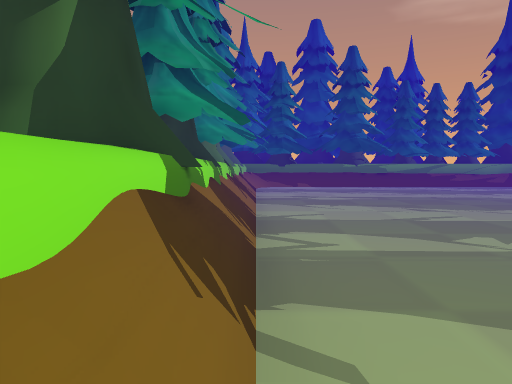
view 1 (above)

15 first-person views from a walk through a Unity game level. The camera is 1.3 m above the floor, tilts 4° down and sees 70° across. The floor is counted in squares, 2 m on a side. Each view is taken from the middle of a square. On the plan, view 1 faces up. The plan holds only what a view shows up to about 11 squares ahead; the rest is blank. The place goes on beyond the plan. The player character is not drawn.

view 2
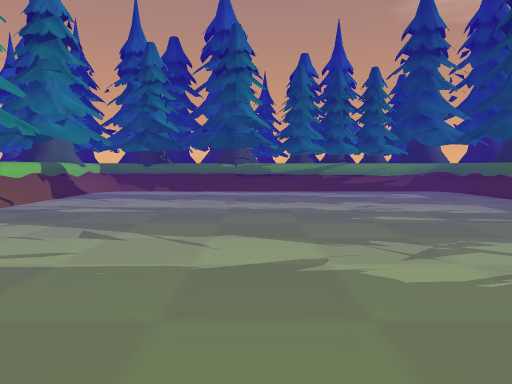

view 3
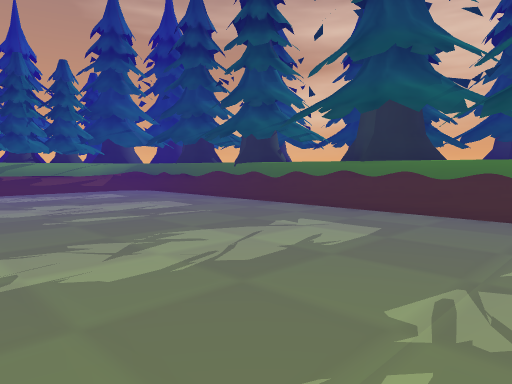

view 4
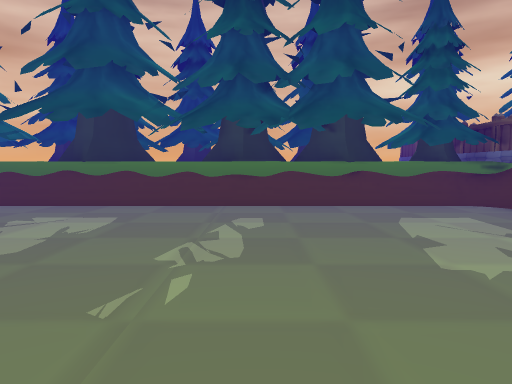

view 5
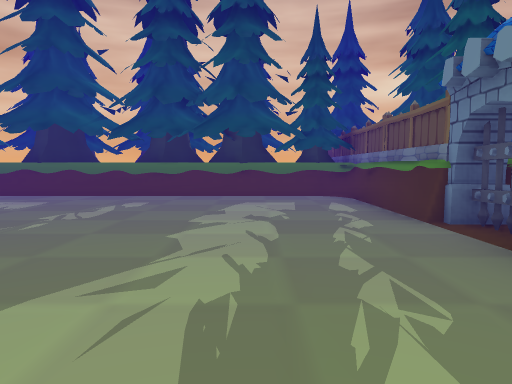

view 6
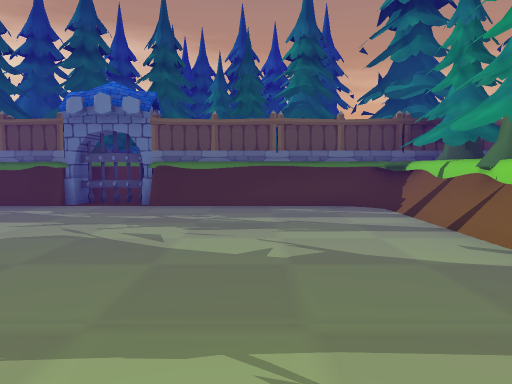

view 7
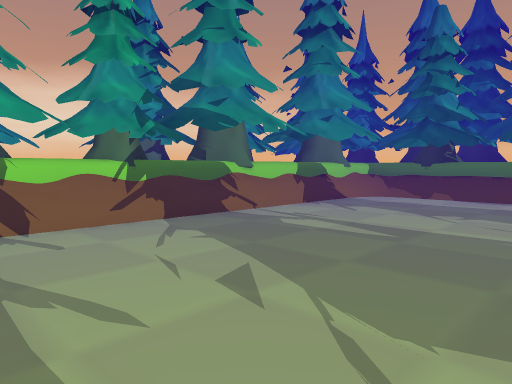

view 8
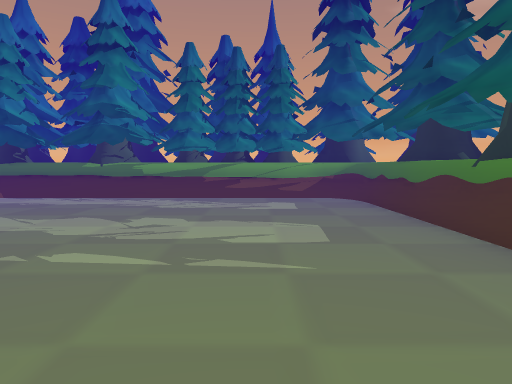

view 9
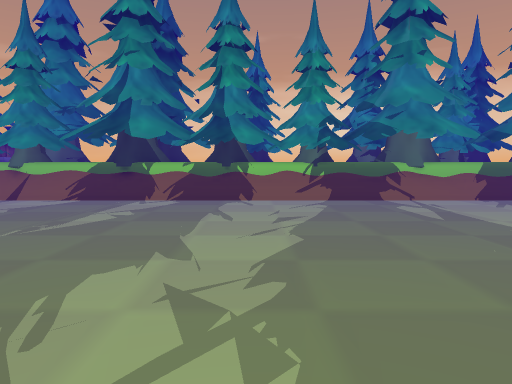

view 10
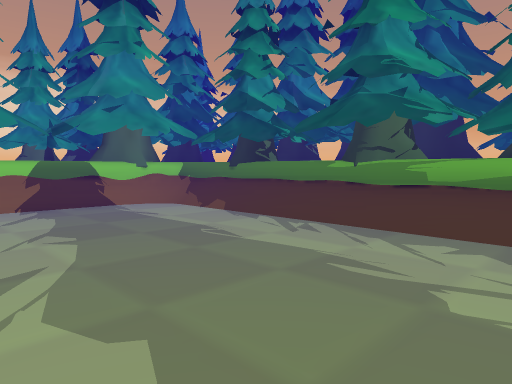

view 11
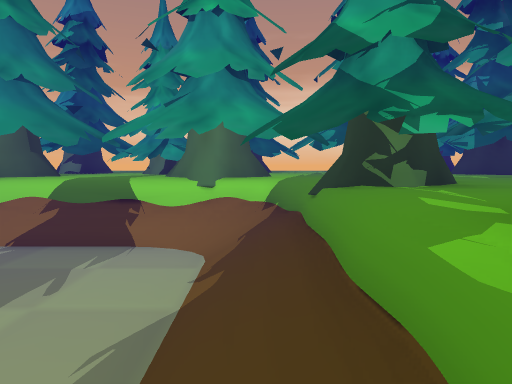

view 12
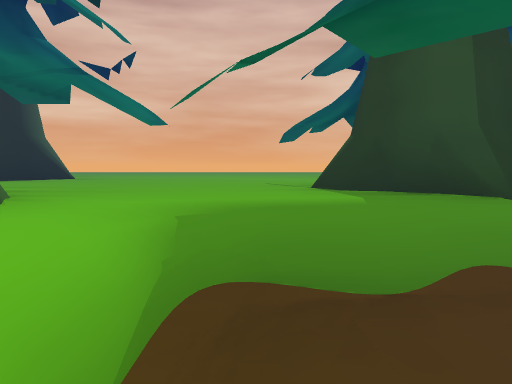

view 13
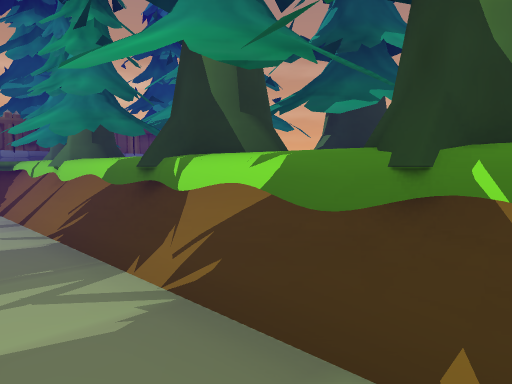

view 14
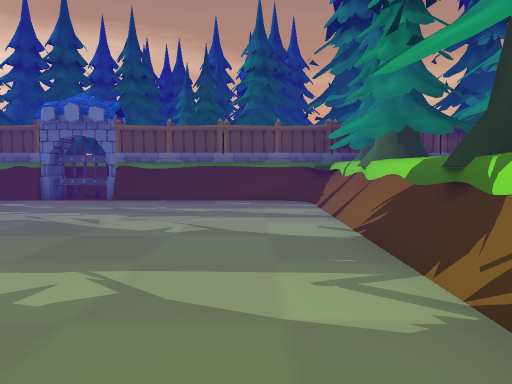

view 15
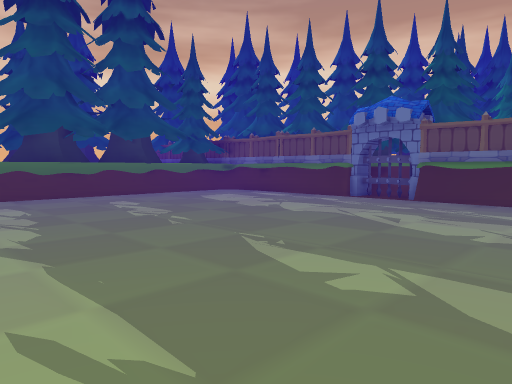

### Floor plan
Key: @ floor where view 1 was taken; # wall or solid block; . main floor; : floor 0.5 m higher than the main floor; / step, stairs or slope; ^ raised ledge; T tree; G gate; O other object.
Columns run from 3 left of view 1 to 12 right of it. Each row starts with its distance up from view 1.
 15 TTTTTTTT      T#
 14 TTTTTTTTTTT TTTT
 13 T#TTTT#TTT#TTT^T
 12 OTT::/::////:TTT
 11 #TT..........TTT
 10 T#^/......../TTT
  9 TTT..........T T
  8 TTT........./TT
  7 T #........./TTO
  6  T#........./TTO
  5   T........./# O
  4 T #........./##T
  3 T##........./TTT
  2 T##........./T #
  1 ^T#........./TTT
  0 TT#@......../TTT
 -1 TT#..........T
 -2 ^#T####G.######^
 -3 TTT   ####    T
 -4 TTT TT ##  TT

Where each view was taken, in squares from view 1:
view 1: 0 up, 0 right, facing up
view 2: 2 up, 4 right, facing up
view 3: 2 up, 4 right, facing up-right
view 4: 2 up, 3 right, facing right
view 5: 0 up, 1 right, facing right
view 6: 4 up, 2 right, facing down
view 7: 4 up, 4 right, facing up-left
view 8: 4 up, 7 right, facing up
view 9: 5 up, 7 right, facing left
view 10: 8 up, 6 right, facing up-left
view 11: 12 up, 4 right, facing left
view 12: 12 up, 8 right, facing right
view 13: 5 up, 1 right, facing down-left
view 14: 5 up, 1 right, facing down
view 15: 5 up, 1 right, facing down-right
